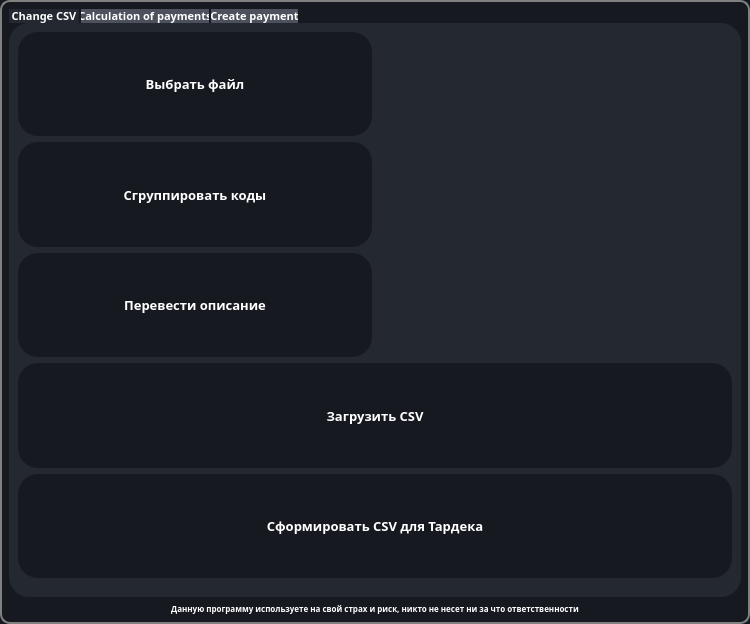
<?xml version="1.0" encoding="UTF-8"?>
<ui version="4.0">
 <class>MainWindow</class>
 <widget class="QMainWindow" name="MainWindow">
  <property name="enabled">
   <bool>true</bool>
  </property>
  <property name="geometry">
   <rect>
    <x>0</x>
    <y>0</y>
    <width>750</width>
    <height>624</height>
   </rect>
  </property>
  <property name="sizePolicy">
   <sizepolicy hsizetype="Expanding" vsizetype="Expanding">
    <horstretch>0</horstretch>
    <verstretch>0</verstretch>
   </sizepolicy>
  </property>
  <property name="minimumSize">
   <size>
    <width>0</width>
    <height>0</height>
   </size>
  </property>
  <property name="windowTitle">
   <string>Converter</string>
  </property>
  <property name="styleSheet">
   <string notr="true">QMainWindow {
    
	background-color: rgb(22, 25, 31);
	border: 2px solid gray;
	border-radius: 10px;
    
    
}
QPushButton {
    background-color: rgb(22, 25, 31);
    color: white;
    font-size: 10pt;
    font-weight: 700;
    font-family: RussoOne-Regular;
    border:1px;
    border-radius: 20px;
}

QPushButton:hover {
    background-color: #666;
}

QPushButton:pressed {
    background-color: #888;
}

</string>
  </property>
  <widget class="QWidget" name="centralwidget">
   <property name="sizePolicy">
    <sizepolicy hsizetype="Expanding" vsizetype="Expanding">
     <horstretch>0</horstretch>
     <verstretch>0</verstretch>
    </sizepolicy>
   </property>
   <property name="styleSheet">
    <string notr="true"/>
   </property>
   <layout class="QGridLayout" name="gridLayout_4">
    <item row="1" column="0">
     <widget class="QLabel" name="label">
      <property name="layoutDirection">
       <enum>Qt::LeftToRight</enum>
      </property>
      <property name="styleSheet">
       <string notr="true">QLabel {
    color: white;
    font-family: RussoOne-Regular;
    font-size: 6pt;
    font-weight: 600;
    
    min-width: 26ex;
    min-height: 4ex;
    
}</string>
      </property>
      <property name="text">
       <string>Данную программу используете на свой страх и риск, никто не несет ни за что ответственности</string>
      </property>
      <property name="alignment">
       <set>Qt::AlignCenter</set>
      </property>
     </widget>
    </item>
    <item row="0" column="0">
     <widget class="QTabWidget" name="tabWidget">
      <property name="enabled">
       <bool>true</bool>
      </property>
      <property name="sizePolicy">
       <sizepolicy hsizetype="Expanding" vsizetype="Expanding">
        <horstretch>0</horstretch>
        <verstretch>0</verstretch>
       </sizepolicy>
      </property>
      <property name="minimumSize">
       <size>
        <width>200</width>
        <height>30</height>
       </size>
      </property>
      <property name="toolTip">
       <string/>
      </property>
      <property name="whatsThis">
       <string/>
      </property>
      <property name="layoutDirection">
       <enum>Qt::LeftToRight</enum>
      </property>
      <property name="styleSheet">
       <string notr="true">QTabWidget:pane {
    border:1px;

    border-radius: 20px;
    background-color: rgb(35, 40, 49);
}

QTabBar:tab {
    color: white;
    font-family: Rubik;
    font-size: 8pt;
    font-weight: 600;
    background: rgb(76, 81, 93);
    min-width: 26ex;
    min-height: 4ex;
    margin-left: 2px;
    left: -2px;
	border:1px;
    border-radius: 10px;
}

QTabBar:tab:selected {
    background: rgb(35,40,49)
}


QTabBar:tab:hover {
    background: rgb(56,62,73)
}

</string>
      </property>
      <property name="tabShape">
       <enum>QTabWidget::Rounded</enum>
      </property>
      <property name="currentIndex">
       <number>0</number>
      </property>
      <property name="iconSize">
       <size>
        <width>20</width>
        <height>20</height>
       </size>
      </property>
      <widget class="QWidget" name="tab">
       <property name="sizePolicy">
        <sizepolicy hsizetype="Expanding" vsizetype="Expanding">
         <horstretch>0</horstretch>
         <verstretch>0</verstretch>
        </sizepolicy>
       </property>
       <property name="styleSheet">
        <string notr="true"/>
       </property>
       <attribute name="title">
        <string>Change CSV</string>
       </attribute>
       <layout class="QGridLayout" name="gridLayout_3">
        <item row="0" column="0">
         <layout class="QGridLayout" name="gridLayout_2">
          <item row="2" column="0">
           <widget class="QPushButton" name="btn_translate">
            <property name="sizePolicy">
             <sizepolicy hsizetype="Expanding" vsizetype="Expanding">
              <horstretch>0</horstretch>
              <verstretch>0</verstretch>
             </sizepolicy>
            </property>
            <property name="styleSheet">
             <string notr="true"/>
            </property>
            <property name="text">
             <string>Перевести описание</string>
            </property>
           </widget>
          </item>
          <item row="0" column="0">
           <widget class="QPushButton" name="btn_select_file">
            <property name="sizePolicy">
             <sizepolicy hsizetype="Expanding" vsizetype="Expanding">
              <horstretch>0</horstretch>
              <verstretch>0</verstretch>
             </sizepolicy>
            </property>
            <property name="font">
             <font>
              <family>RussoOne-Regular</family>
              <pointsize>10</pointsize>
              <weight>87</weight>
              <bold>true</bold>
             </font>
            </property>
            <property name="styleSheet">
             <string notr="true"/>
            </property>
            <property name="text">
             <string>Выбрать файл</string>
            </property>
           </widget>
          </item>
          <item row="1" column="1">
           <widget class="QLabel" name="lbl_group_kod">
            <property name="sizePolicy">
             <sizepolicy hsizetype="Expanding" vsizetype="Expanding">
              <horstretch>0</horstretch>
              <verstretch>0</verstretch>
             </sizepolicy>
            </property>
            <property name="styleSheet">
             <string notr="true">QLabel {
    color: white;
    font-family: RussoOne-Regular;
    font-size: 10pt;
    font-weight: 600;
    
    min-width: 26ex;
    min-height: 4ex;
    
}</string>
            </property>
            <property name="text">
             <string/>
            </property>
           </widget>
          </item>
          <item row="0" column="1">
           <widget class="QLabel" name="lbl_input_file">
            <property name="sizePolicy">
             <sizepolicy hsizetype="Expanding" vsizetype="Expanding">
              <horstretch>0</horstretch>
              <verstretch>0</verstretch>
             </sizepolicy>
            </property>
            <property name="styleSheet">
             <string notr="true">QLabel {
    color: white;
    font-family: RussoOne-Regular;
    font-size: 10pt;
    font-weight: 600;
    
    min-width: 26ex;
    min-height: 4ex;
    
}</string>
            </property>
            <property name="text">
             <string/>
            </property>
           </widget>
          </item>
          <item row="1" column="0">
           <widget class="QPushButton" name="btn_group_kod">
            <property name="sizePolicy">
             <sizepolicy hsizetype="Expanding" vsizetype="Expanding">
              <horstretch>0</horstretch>
              <verstretch>0</verstretch>
             </sizepolicy>
            </property>
            <property name="font">
             <font>
              <family>RussoOne-Regular</family>
              <pointsize>10</pointsize>
              <weight>87</weight>
              <bold>true</bold>
             </font>
            </property>
            <property name="styleSheet">
             <string notr="true">color: white;
QPushButton: {
    background-color: transparent;
}
</string>
            </property>
            <property name="text">
             <string>Сгруппировать коды</string>
            </property>
           </widget>
          </item>
          <item row="3" column="0" colspan="2">
           <widget class="QPushButton" name="btn_load_csv">
            <property name="enabled">
             <bool>true</bool>
            </property>
            <property name="sizePolicy">
             <sizepolicy hsizetype="Expanding" vsizetype="Expanding">
              <horstretch>0</horstretch>
              <verstretch>0</verstretch>
             </sizepolicy>
            </property>
            <property name="styleSheet">
             <string notr="true"/>
            </property>
            <property name="text">
             <string>Загрузить CSV</string>
            </property>
           </widget>
          </item>
          <item row="4" column="0" colspan="2">
           <widget class="QPushButton" name="btn_load_tardek">
            <property name="enabled">
             <bool>true</bool>
            </property>
            <property name="sizePolicy">
             <sizepolicy hsizetype="Expanding" vsizetype="Expanding">
              <horstretch>0</horstretch>
              <verstretch>0</verstretch>
             </sizepolicy>
            </property>
            <property name="styleSheet">
             <string notr="true"/>
            </property>
            <property name="text">
             <string>Сформировать CSV для Тардека</string>
            </property>
           </widget>
          </item>
          <item row="2" column="1">
           <widget class="QLabel" name="lbl_translate">
            <property name="sizePolicy">
             <sizepolicy hsizetype="Expanding" vsizetype="Expanding">
              <horstretch>0</horstretch>
              <verstretch>0</verstretch>
             </sizepolicy>
            </property>
            <property name="styleSheet">
             <string notr="true">QLabel {
    color: white;
    font-family: RussoOne-Regular;
    font-size: 10pt;
    font-weight: 600;
    
    min-width: 26ex;
    min-height: 4ex;
    
}</string>
            </property>
            <property name="text">
             <string/>
            </property>
           </widget>
          </item>
         </layout>
        </item>
        <item row="1" column="0">
         <spacer name="verticalSpacer">
          <property name="orientation">
           <enum>Qt::Vertical</enum>
          </property>
          <property name="sizeType">
           <enum>QSizePolicy::Fixed</enum>
          </property>
          <property name="sizeHint" stdset="0">
           <size>
            <width>10</width>
            <height>10</height>
           </size>
          </property>
         </spacer>
        </item>
       </layout>
      </widget>
      <widget class="QWidget" name="tab_2">
       <property name="sizePolicy">
        <sizepolicy hsizetype="Expanding" vsizetype="Expanding">
         <horstretch>0</horstretch>
         <verstretch>0</verstretch>
        </sizepolicy>
       </property>
       <attribute name="title">
        <string>Calculation of payments</string>
       </attribute>
       <layout class="QGridLayout" name="gridLayout_5">
        <item row="2" column="0">
         <layout class="QVBoxLayout" name="verticalLayout_10">
          <item>
           <widget class="QPushButton" name="btn_calc_tax">
            <property name="sizePolicy">
             <sizepolicy hsizetype="Expanding" vsizetype="Expanding">
              <horstretch>0</horstretch>
              <verstretch>0</verstretch>
             </sizepolicy>
            </property>
            <property name="minimumSize">
             <size>
              <width>0</width>
              <height>0</height>
             </size>
            </property>
            <property name="layoutDirection">
             <enum>Qt::LeftToRight</enum>
            </property>
            <property name="styleSheet">
             <string notr="true">QPushButton {
    background-color: rgb(22, 25, 31);
    color: white;
    font-size: 10pt;
    font-weight: 700;
    font-family: RussoOne-Regular;
    border:1px;
    border-radius: 20px;
}

QPushButton:hover {
    background-color: #666;
}

QPushButton:pressed {
    background-color: #888;
}
</string>
            </property>
            <property name="text">
             <string>Рассчитать платежи</string>
            </property>
           </widget>
          </item>
          <item>
           <spacer name="verticalSpacer_6">
            <property name="orientation">
             <enum>Qt::Vertical</enum>
            </property>
            <property name="sizeType">
             <enum>QSizePolicy::Fixed</enum>
            </property>
            <property name="sizeHint" stdset="0">
             <size>
              <width>20</width>
              <height>5</height>
             </size>
            </property>
           </spacer>
          </item>
          <item>
           <widget class="QPushButton" name="btn_calc_csv">
            <property name="sizePolicy">
             <sizepolicy hsizetype="Expanding" vsizetype="Expanding">
              <horstretch>0</horstretch>
              <verstretch>0</verstretch>
             </sizepolicy>
            </property>
            <property name="text">
             <string>Рассчитать платежи из CSV файла</string>
            </property>
           </widget>
          </item>
          <item>
           <spacer name="verticalSpacer_8">
            <property name="orientation">
             <enum>Qt::Vertical</enum>
            </property>
            <property name="sizeType">
             <enum>QSizePolicy::Fixed</enum>
            </property>
            <property name="sizeHint" stdset="0">
             <size>
              <width>20</width>
              <height>5</height>
             </size>
            </property>
           </spacer>
          </item>
          <item>
           <widget class="QPushButton" name="btn_calc_lv">
            <property name="sizePolicy">
             <sizepolicy hsizetype="Expanding" vsizetype="Expanding">
              <horstretch>0</horstretch>
              <verstretch>0</verstretch>
             </sizepolicy>
            </property>
            <property name="text">
             <string>Сформировать расчет платежей для LV таможни</string>
            </property>
           </widget>
          </item>
          <item>
           <spacer name="verticalSpacer_9">
            <property name="orientation">
             <enum>Qt::Vertical</enum>
            </property>
            <property name="sizeType">
             <enum>QSizePolicy::Fixed</enum>
            </property>
            <property name="sizeHint" stdset="0">
             <size>
              <width>20</width>
              <height>150</height>
             </size>
            </property>
           </spacer>
          </item>
         </layout>
        </item>
        <item row="0" column="0">
         <layout class="QVBoxLayout" name="verticalLayout_9">
          <item alignment="Qt::AlignHCenter">
           <widget class="QLabel" name="label_warning">
            <property name="styleSheet">
             <string notr="true">QLabel {
    color: red;
    font-family: RussoOne-Regular;
    font-size: 8pt;
    font-weight: 600;
    
    min-width: 26ex;
    min-height: 4ex;
    
}</string>
            </property>
            <property name="text">
             <string>Расчет производится через сайт https://litarweb.lrmuitine.lt/ исключительно для ознакомления</string>
            </property>
            <property name="alignment">
             <set>Qt::AlignHCenter|Qt::AlignTop</set>
            </property>
           </widget>
          </item>
         </layout>
        </item>
        <item row="1" column="0">
         <spacer name="verticalSpacer_7">
          <property name="orientation">
           <enum>Qt::Vertical</enum>
          </property>
          <property name="sizeType">
           <enum>QSizePolicy::Fixed</enum>
          </property>
          <property name="sizeHint" stdset="0">
           <size>
            <width>20</width>
            <height>10</height>
           </size>
          </property>
         </spacer>
        </item>
       </layout>
      </widget>
      <widget class="QWidget" name="tab_create_payment">
       <property name="sizePolicy">
        <sizepolicy hsizetype="Expanding" vsizetype="Expanding">
         <horstretch>0</horstretch>
         <verstretch>0</verstretch>
        </sizepolicy>
       </property>
       <property name="styleSheet">
        <string notr="true">QCalendarWidget QWidget {

    alternate-background-color: rgb(136, 136, 136); 
    

}

#qt_calendar_navigationbar {
    
    min-height: 50px;
}

QCalendarWidget QAbstractItemView:disabled 
{ 
    color: rgb(64, 64, 64); 
}


QCalendarWidget QMenu {
  	width: 150px;
  	left: 20px;
  	color: white;
  	font-size: 14px;
    font-family: RussoOne-Regular;
  	background-color: black;
    selection-background-color: white;
    selection-color: black;
    
  }



QCalendarWidget QSpinBox { 
  	width: 100px; 
    height: 100px;
  	font-size:14px; 
  	color: white; 
  	background-color: rgb(64, 64, 64);
  	selection-background-color: rgb(136, 136, 136);
  	
  }
   
QCalendarWidget QToolButton {
    width: 120 px;
    height: 40 px;
    background-color: black;
    color: white;
    font-size: 14pt;
    font-weight: 600;
    font-family: RussoOne-Regular;
    icon-size: 56px, 56px;
}

QCalendarWidget QToolButton:hover {
    background-color: #666;
}

QCalendarWidget QToolButton:pressed {
    background-color: red;
}

QCalendarWidget QAbstractItemView:enabled {
  	font-size:14px;
    font-weight: 600;
  	color: rgb(180, 180, 180);  
  	background-color: rgb(35, 40, 49);  
  	selection-background-color: rgb(64, 64, 64); 
  	selection-color: rgb(0, 255, 0); 
}

QCalendarWidget QWidget#qt_calendar_navigationbar{ 
    background-color: qlineargradient(x1:0, y1:0, x2:0, y2:1, stop: 0 #cccccc, stop: 1 #333333); 
}
QLabel {
    color: white;
    font-family: RussoOne-Regular;
    font-size: 10pt;
    font-weight: 600;
    background-color: rgb(22, 25, 31);
    border:1px;
    border-radius: 10px;
    
    
}

QLineEdit {
    color: white;
    font-family: RussoOne-Regular;
    font-size: 14pt;
    font-weight: 600;
    background: rgb(76, 81, 93);
    border:1px;
    border-radius: 10px;
}

QTextEdit {
    color: white;
    font-family: RussoOne-Regular;
    font-size: 14pt;
    font-weight: 600;
    background: rgb(76, 81, 93);
    border:1px;
 
    border-radius: 10px;
}

QRadioButton {
    spacing: 10 px;
    color: white;
    font-family: RussoOne-Regular;
    font-size: 10pt;
    font-weight: 600;
    background-color: rgb(22, 25, 31);
    border: 2px solid grey;
    border-radius: 10px;
   
}

QDateEdit {
    color: white;
    font-family: RussoOne-Regular;
    font-size: 10pt;
    font-weight: 600;
    
    background: rgb(76, 81, 93);
   
    selection-background-color: rgb(39, 44, 54);
    background-color: rgb(76, 81, 93);
    border: 1px;
    border-radius: 10px;
    

}

QRadioButton:indicator {
    left: 10 px;
    width: 13px;
    height: 13px;
}






</string>
       </property>
       <attribute name="title">
        <string>Create payment</string>
       </attribute>
       <layout class="QGridLayout" name="gridLayout">
        <item row="1" column="2">
         <layout class="QVBoxLayout" name="verticalLayout_8">
          <item>
           <widget class="QLabel" name="lbl_avto">
            <property name="sizePolicy">
             <sizepolicy hsizetype="Expanding" vsizetype="Expanding">
              <horstretch>0</horstretch>
              <verstretch>0</verstretch>
             </sizepolicy>
            </property>
            <property name="minimumSize">
             <size>
              <width>200</width>
              <height>30</height>
             </size>
            </property>
            <property name="maximumSize">
             <size>
              <width>16777215</width>
              <height>16777215</height>
             </size>
            </property>
            <property name="text">
             <string>  Номер авто</string>
            </property>
            <property name="alignment">
             <set>Qt::AlignCenter</set>
            </property>
           </widget>
          </item>
          <item>
           <widget class="QLineEdit" name="lne_avto">
            <property name="sizePolicy">
             <sizepolicy hsizetype="Expanding" vsizetype="Expanding">
              <horstretch>0</horstretch>
              <verstretch>0</verstretch>
             </sizepolicy>
            </property>
            <property name="minimumSize">
             <size>
              <width>200</width>
              <height>30</height>
             </size>
            </property>
            <property name="maximumSize">
             <size>
              <width>16777215</width>
              <height>16777215</height>
             </size>
            </property>
            <property name="alignment">
             <set>Qt::AlignCenter</set>
            </property>
           </widget>
          </item>
         </layout>
        </item>
        <item row="2" column="2">
         <layout class="QVBoxLayout" name="verticalLayout_5">
          <item>
           <spacer name="verticalSpacer_4">
            <property name="orientation">
             <enum>Qt::Vertical</enum>
            </property>
            <property name="sizeHint" stdset="0">
             <size>
              <width>20</width>
              <height>40</height>
             </size>
            </property>
           </spacer>
          </item>
          <item>
           <widget class="QLabel" name="lbl_vid">
            <property name="sizePolicy">
             <sizepolicy hsizetype="Expanding" vsizetype="Expanding">
              <horstretch>0</horstretch>
              <verstretch>0</verstretch>
             </sizepolicy>
            </property>
            <property name="minimumSize">
             <size>
              <width>200</width>
              <height>30</height>
             </size>
            </property>
            <property name="maximumSize">
             <size>
              <width>16777215</width>
              <height>16777215</height>
             </size>
            </property>
            <property name="text">
             <string>  Номер св-ва</string>
            </property>
            <property name="alignment">
             <set>Qt::AlignCenter</set>
            </property>
           </widget>
          </item>
          <item>
           <widget class="QTextEdit" name="txt_vet_edit">
            <property name="sizePolicy">
             <sizepolicy hsizetype="Expanding" vsizetype="Expanding">
              <horstretch>0</horstretch>
              <verstretch>0</verstretch>
             </sizepolicy>
            </property>
            <property name="minimumSize">
             <size>
              <width>160</width>
              <height>150</height>
             </size>
            </property>
            <property name="maximumSize">
             <size>
              <width>160</width>
              <height>150</height>
             </size>
            </property>
            <property name="font">
             <font>
              <family>RussoOne-Regular</family>
              <pointsize>14</pointsize>
              <weight>75</weight>
              <bold>true</bold>
             </font>
            </property>
            <property name="frameShape">
             <enum>QFrame::NoFrame</enum>
            </property>
            <property name="frameShadow">
             <enum>QFrame::Sunken</enum>
            </property>
            <property name="sizeAdjustPolicy">
             <enum>QAbstractScrollArea::AdjustToContentsOnFirstShow</enum>
            </property>
            <property name="autoFormatting">
             <set>QTextEdit::AutoBulletList</set>
            </property>
            <property name="tabChangesFocus">
             <bool>false</bool>
            </property>
           </widget>
          </item>
          <item>
           <widget class="QDateEdit" name="dte_vet">
            <property name="sizePolicy">
             <sizepolicy hsizetype="Expanding" vsizetype="Expanding">
              <horstretch>0</horstretch>
              <verstretch>0</verstretch>
             </sizepolicy>
            </property>
            <property name="minimumSize">
             <size>
              <width>160</width>
              <height>30</height>
             </size>
            </property>
            <property name="maximumSize">
             <size>
              <width>16777215</width>
              <height>16777215</height>
             </size>
            </property>
            <property name="layoutDirection">
             <enum>Qt::LeftToRight</enum>
            </property>
            <property name="alignment">
             <set>Qt::AlignCenter</set>
            </property>
            <property name="currentSection">
             <enum>QDateTimeEdit::YearSection</enum>
            </property>
            <property name="calendarPopup">
             <bool>true</bool>
            </property>
           </widget>
          </item>
         </layout>
        </item>
        <item row="3" column="0" colspan="3">
         <layout class="QVBoxLayout" name="verticalLayout_7">
          <item>
           <widget class="QPushButton" name="btn_create_pay">
            <property name="sizePolicy">
             <sizepolicy hsizetype="Expanding" vsizetype="Expanding">
              <horstretch>0</horstretch>
              <verstretch>0</verstretch>
             </sizepolicy>
            </property>
            <property name="minimumSize">
             <size>
              <width>100</width>
              <height>50</height>
             </size>
            </property>
            <property name="text">
             <string>Сформировать платежку</string>
            </property>
           </widget>
          </item>
         </layout>
        </item>
        <item row="0" column="2">
         <layout class="QVBoxLayout" name="verticalLayout_3">
          <item>
           <widget class="QLabel" name="lbl_pereh">
            <property name="sizePolicy">
             <sizepolicy hsizetype="Expanding" vsizetype="Expanding">
              <horstretch>0</horstretch>
              <verstretch>0</verstretch>
             </sizepolicy>
            </property>
            <property name="minimumSize">
             <size>
              <width>220</width>
              <height>30</height>
             </size>
            </property>
            <property name="maximumSize">
             <size>
              <width>16777215</width>
              <height>16777215</height>
             </size>
            </property>
            <property name="text">
             <string>Переход</string>
            </property>
            <property name="alignment">
             <set>Qt::AlignCenter</set>
            </property>
           </widget>
          </item>
          <item>
           <widget class="QRadioButton" name="rdi_kyb">
            <property name="sizePolicy">
             <sizepolicy hsizetype="Expanding" vsizetype="Expanding">
              <horstretch>0</horstretch>
              <verstretch>0</verstretch>
             </sizepolicy>
            </property>
            <property name="minimumSize">
             <size>
              <width>150</width>
              <height>30</height>
             </size>
            </property>
            <property name="maximumSize">
             <size>
              <width>16777215</width>
              <height>16777215</height>
             </size>
            </property>
            <property name="text">
             <string>Kybartai, R., LTKBK3</string>
            </property>
           </widget>
          </item>
          <item>
           <widget class="QRadioButton" name="rdi_sal">
            <property name="sizePolicy">
             <sizepolicy hsizetype="Expanding" vsizetype="Expanding">
              <horstretch>0</horstretch>
              <verstretch>0</verstretch>
             </sizepolicy>
            </property>
            <property name="minimumSize">
             <size>
              <width>150</width>
              <height>30</height>
             </size>
            </property>
            <property name="maximumSize">
             <size>
              <width>16777215</width>
              <height>16777215</height>
             </size>
            </property>
            <property name="text">
             <string>Šalčininkai, LTSLK3</string>
            </property>
           </widget>
          </item>
          <item>
           <widget class="QRadioButton" name="rdi_lav">
            <property name="sizePolicy">
             <sizepolicy hsizetype="Expanding" vsizetype="Expanding">
              <horstretch>0</horstretch>
              <verstretch>0</verstretch>
             </sizepolicy>
            </property>
            <property name="minimumSize">
             <size>
              <width>150</width>
              <height>30</height>
             </size>
            </property>
            <property name="maximumSize">
             <size>
              <width>16777215</width>
              <height>16777215</height>
             </size>
            </property>
            <property name="text">
             <string>Lavoriškės, LTLVK3</string>
            </property>
           </widget>
          </item>
          <item>
           <widget class="QRadioButton" name="rdi_med">
            <property name="sizePolicy">
             <sizepolicy hsizetype="Expanding" vsizetype="Expanding">
              <horstretch>0</horstretch>
              <verstretch>0</verstretch>
             </sizepolicy>
            </property>
            <property name="minimumSize">
             <size>
              <width>150</width>
              <height>30</height>
             </size>
            </property>
            <property name="maximumSize">
             <size>
              <width>16777215</width>
              <height>16777215</height>
             </size>
            </property>
            <property name="text">
             <string>Medininkai, LTMDK3</string>
            </property>
           </widget>
          </item>
          <item>
           <spacer name="verticalSpacer_5">
            <property name="orientation">
             <enum>Qt::Vertical</enum>
            </property>
            <property name="sizeHint" stdset="0">
             <size>
              <width>20</width>
              <height>40</height>
             </size>
            </property>
           </spacer>
          </item>
         </layout>
        </item>
        <item row="2" column="0">
         <layout class="QVBoxLayout" name="verticalLayout_4">
          <item>
           <spacer name="verticalSpacer_3">
            <property name="orientation">
             <enum>Qt::Vertical</enum>
            </property>
            <property name="sizeHint" stdset="0">
             <size>
              <width>20</width>
              <height>40</height>
             </size>
            </property>
           </spacer>
          </item>
          <item>
           <widget class="QLabel" name="lbl_chedp">
            <property name="sizePolicy">
             <sizepolicy hsizetype="Expanding" vsizetype="Expanding">
              <horstretch>0</horstretch>
              <verstretch>0</verstretch>
             </sizepolicy>
            </property>
            <property name="minimumSize">
             <size>
              <width>200</width>
              <height>30</height>
             </size>
            </property>
            <property name="maximumSize">
             <size>
              <width>16777215</width>
              <height>16777215</height>
             </size>
            </property>
            <property name="text">
             <string>  Номер CHEDP</string>
            </property>
            <property name="alignment">
             <set>Qt::AlignCenter</set>
            </property>
           </widget>
          </item>
          <item>
           <widget class="QTextEdit" name="txt_ched_edit">
            <property name="sizePolicy">
             <sizepolicy hsizetype="Expanding" vsizetype="Expanding">
              <horstretch>0</horstretch>
              <verstretch>0</verstretch>
             </sizepolicy>
            </property>
            <property name="minimumSize">
             <size>
              <width>250</width>
              <height>150</height>
             </size>
            </property>
            <property name="maximumSize">
             <size>
              <width>250</width>
              <height>150</height>
             </size>
            </property>
            <property name="font">
             <font>
              <family>RussoOne-Regular</family>
              <pointsize>14</pointsize>
              <weight>75</weight>
              <bold>true</bold>
             </font>
            </property>
           </widget>
          </item>
          <item>
           <widget class="QDateEdit" name="dte_chedpp">
            <property name="sizePolicy">
             <sizepolicy hsizetype="Expanding" vsizetype="Expanding">
              <horstretch>0</horstretch>
              <verstretch>0</verstretch>
             </sizepolicy>
            </property>
            <property name="minimumSize">
             <size>
              <width>160</width>
              <height>30</height>
             </size>
            </property>
            <property name="maximumSize">
             <size>
              <width>16777215</width>
              <height>16777215</height>
             </size>
            </property>
            <property name="alignment">
             <set>Qt::AlignCenter</set>
            </property>
            <property name="currentSection">
             <enum>QDateTimeEdit::YearSection</enum>
            </property>
            <property name="calendarPopup">
             <bool>true</bool>
            </property>
           </widget>
          </item>
         </layout>
        </item>
        <item row="0" column="0" rowspan="2">
         <layout class="QVBoxLayout" name="verticalLayout_2">
          <item>
           <widget class="QLabel" name="lbl_poruch">
            <property name="sizePolicy">
             <sizepolicy hsizetype="Expanding" vsizetype="Expanding">
              <horstretch>0</horstretch>
              <verstretch>0</verstretch>
             </sizepolicy>
            </property>
            <property name="minimumSize">
             <size>
              <width>160</width>
              <height>30</height>
             </size>
            </property>
            <property name="maximumSize">
             <size>
              <width>16777215</width>
              <height>16777215</height>
             </size>
            </property>
            <property name="styleSheet">
             <string notr="true"/>
            </property>
            <property name="text">
             <string>Платежное поручение</string>
            </property>
            <property name="alignment">
             <set>Qt::AlignCenter</set>
            </property>
           </widget>
          </item>
          <item>
           <widget class="QLineEdit" name="lne_poruch">
            <property name="sizePolicy">
             <sizepolicy hsizetype="Expanding" vsizetype="Expanding">
              <horstretch>0</horstretch>
              <verstretch>0</verstretch>
             </sizepolicy>
            </property>
            <property name="minimumSize">
             <size>
              <width>160</width>
              <height>30</height>
             </size>
            </property>
            <property name="maximumSize">
             <size>
              <width>16777215</width>
              <height>16777215</height>
             </size>
            </property>
            <property name="alignment">
             <set>Qt::AlignCenter</set>
            </property>
           </widget>
          </item>
          <item>
           <widget class="QDateEdit" name="dte_poruch">
            <property name="sizePolicy">
             <sizepolicy hsizetype="Expanding" vsizetype="Expanding">
              <horstretch>0</horstretch>
              <verstretch>0</verstretch>
             </sizepolicy>
            </property>
            <property name="minimumSize">
             <size>
              <width>160</width>
              <height>30</height>
             </size>
            </property>
            <property name="maximumSize">
             <size>
              <width>16777215</width>
              <height>16777215</height>
             </size>
            </property>
            <property name="sizeIncrement">
             <size>
              <width>0</width>
              <height>0</height>
             </size>
            </property>
            <property name="styleSheet">
             <string notr="true"/>
            </property>
            <property name="wrapping">
             <bool>false</bool>
            </property>
            <property name="frame">
             <bool>true</bool>
            </property>
            <property name="alignment">
             <set>Qt::AlignCenter</set>
            </property>
            <property name="readOnly">
             <bool>false</bool>
            </property>
            <property name="buttonSymbols">
             <enum>QAbstractSpinBox::UpDownArrows</enum>
            </property>
            <property name="dateTime">
             <datetime>
              <hour>0</hour>
              <minute>0</minute>
              <second>0</second>
              <year>2023</year>
              <month>3</month>
              <day>30</day>
             </datetime>
            </property>
            <property name="currentSection">
             <enum>QDateTimeEdit::YearSection</enum>
            </property>
            <property name="calendarPopup">
             <bool>true</bool>
            </property>
            <property name="currentSectionIndex">
             <number>2</number>
            </property>
            <property name="timeSpec">
             <enum>Qt::LocalTime</enum>
            </property>
            <property name="date">
             <date>
              <year>2023</year>
              <month>3</month>
              <day>30</day>
             </date>
            </property>
           </widget>
          </item>
          <item>
           <spacer name="verticalSpacer_2">
            <property name="orientation">
             <enum>Qt::Vertical</enum>
            </property>
            <property name="sizeHint" stdset="0">
             <size>
              <width>20</width>
              <height>40</height>
             </size>
            </property>
           </spacer>
          </item>
          <item>
           <widget class="QLabel" name="lbl_platezh">
            <property name="sizePolicy">
             <sizepolicy hsizetype="Expanding" vsizetype="Expanding">
              <horstretch>0</horstretch>
              <verstretch>0</verstretch>
             </sizepolicy>
            </property>
            <property name="minimumSize">
             <size>
              <width>160</width>
              <height>30</height>
             </size>
            </property>
            <property name="maximumSize">
             <size>
              <width>16777215</width>
              <height>16777215</height>
             </size>
            </property>
            <property name="styleSheet">
             <string notr="true"/>
            </property>
            <property name="text">
             <string>Номер платежки </string>
            </property>
            <property name="alignment">
             <set>Qt::AlignCenter</set>
            </property>
           </widget>
          </item>
          <item>
           <widget class="QLineEdit" name="lne_platezh">
            <property name="sizePolicy">
             <sizepolicy hsizetype="Expanding" vsizetype="Expanding">
              <horstretch>0</horstretch>
              <verstretch>0</verstretch>
             </sizepolicy>
            </property>
            <property name="minimumSize">
             <size>
              <width>160</width>
              <height>30</height>
             </size>
            </property>
            <property name="maximumSize">
             <size>
              <width>16777215</width>
              <height>16777215</height>
             </size>
            </property>
            <property name="sizeIncrement">
             <size>
              <width>0</width>
              <height>0</height>
             </size>
            </property>
            <property name="text">
             <string/>
            </property>
            <property name="alignment">
             <set>Qt::AlignCenter</set>
            </property>
           </widget>
          </item>
          <item>
           <widget class="QDateEdit" name="dte_platezh">
            <property name="sizePolicy">
             <sizepolicy hsizetype="Expanding" vsizetype="Expanding">
              <horstretch>0</horstretch>
              <verstretch>0</verstretch>
             </sizepolicy>
            </property>
            <property name="minimumSize">
             <size>
              <width>160</width>
              <height>30</height>
             </size>
            </property>
            <property name="maximumSize">
             <size>
              <width>16777215</width>
              <height>16777215</height>
             </size>
            </property>
            <property name="baseSize">
             <size>
              <width>0</width>
              <height>0</height>
             </size>
            </property>
            <property name="alignment">
             <set>Qt::AlignCenter</set>
            </property>
            <property name="calendarPopup">
             <bool>true</bool>
            </property>
            <property name="currentSectionIndex">
             <number>2</number>
            </property>
           </widget>
          </item>
         </layout>
        </item>
        <item row="0" column="1">
         <spacer name="horizontalSpacer">
          <property name="orientation">
           <enum>Qt::Horizontal</enum>
          </property>
          <property name="sizeType">
           <enum>QSizePolicy::Preferred</enum>
          </property>
          <property name="sizeHint" stdset="0">
           <size>
            <width>10</width>
            <height>10</height>
           </size>
          </property>
         </spacer>
        </item>
       </layout>
      </widget>
     </widget>
    </item>
   </layout>
  </widget>
 </widget>
 <resources/>
 <connections/>
</ui>
